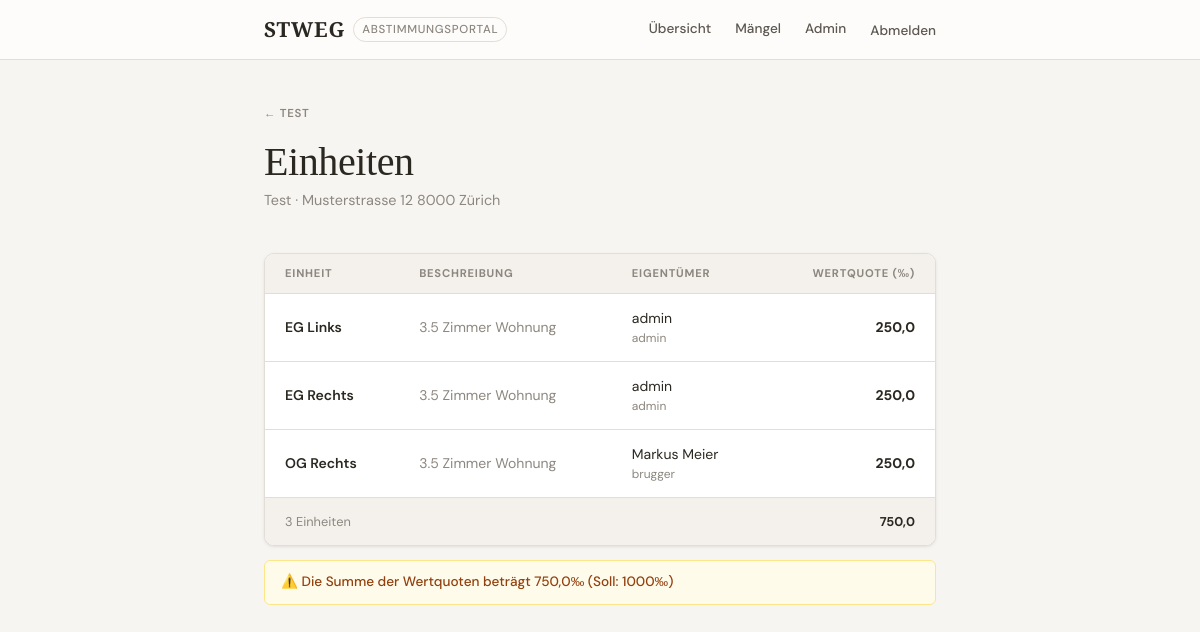
Screenshot of /community/1/einheiten/ (signed in) with the database file from the repository.
### voting/models.py (models this page shows, shortened)
class Community(models.Model):
    name       = models.CharField(max_length=200)
    address    = models.TextField()
    created_at = models.DateTimeField(auto_now_add=True)
    created_by = models.ForeignKey(
        User, on_delete=models.SET_NULL, null=True, blank=True,
        related_name='created_communities',
    )
    quorum = models.DecimalField(
        max_digits=5, decimal_places=1, default=Decimal('0'),
        verbose_name="Quorum (‰)",
        help_text="Mindest-Beteiligung in Wertquoten ‰ für gültige Abstimmung (0 = kein Quorum)",
    )
    def is_admin(self, user):
        return (
            self.created_by == user
            or user.is_staff
            or self.memberships.filter(
                user=user, role=CommunityMembership.Role.MANAGER
            ).exists()
        )
    class Meta:
        verbose_name        = "Gemeinschaft"
        verbose_name_plural = "Gemeinschaften"

class Unit(models.Model):
    community   = models.ForeignKey(Community, on_delete=models.CASCADE, related_name='units')
    owner       = models.ForeignKey(
        User, on_delete=models.SET_NULL, null=True, blank=True,
        related_name='units',
    )
    unit_number = models.CharField(max_length=20, verbose_name="Einheitsnummer")
    description = models.CharField(max_length=200, blank=True)
    quota       = models.DecimalField(max_digits=6, decimal_places=1, verbose_name="Wertquote (‰)")
    class Meta:
        verbose_name        = "Einheit"
        verbose_name_plural = "Einheiten"
        ordering            = ['unit_number']

### voting/views.py (the view)
@login_required
def unit_manage(request, community_id):
    community = get_object_or_404(Community, id=community_id)
    if not community.is_admin(request.user):
        messages.error(request, "Keine Berechtigung.")
        return redirect('voting:dashboard')
    if request.method == 'POST':
        action = request.POST.get('action', 'add')
        if action == 'add':
            form = UnitForm(request.POST)
            if form.is_valid():
                unit           = form.save(commit=False)
                unit.community = community
                unit.save()
                messages.success(request, f"Einheit {unit.unit_number} hinzugefügt.")
                return redirect('voting:unit_manage', community_id=community_id)
        elif action == 'edit':
            unit_id = request.POST.get('unit_id')
            unit    = get_object_or_404(Unit, id=unit_id, community=community)
            form    = UnitForm(request.POST, instance=unit)
            if form.is_valid():
                form.save()
                messages.success(request, f"Einheit {unit.unit_number} aktualisiert.")
                return redirect('voting:unit_manage', community_id=community_id)
    else:
        form = UnitForm()
    units       = community.units.select_related('owner').order_by('unit_number')
    total_quota = sum(u.quota for u in units)
    return render(request, 'voting/unit_manage.html', {
        'community':   community,
        'units':       units,
        'form':        form,
        'total_quota': total_quota,
    })

### voting/templates/voting/unit_manage.html (shortened to what this page needs)
{% extends "voting/base.html" %}
{% block content %}
<a href="{% url 'voting:proposal_list' community.id %}" class="back-link">{{ community.name }}</a>
<div class="page-header flex-between">
    <div>
        <h1>Einheiten</h1>
        <p>{{ community.name }} · {{ community.address }}</p>
    </div>
</div>
{% if units %}
<div class="table-card">
    <table>
        <thead>
            <tr>
                <th>Einheit</th>
                <th>Beschreibung</th>
                <th>Eigentümer</th>
                <th class="th-right">Wertquote (‰)</th>
            </tr>
        </thead>
        <tbody>
        {% for unit in units %}
            <tr>
                <td class="td-strong">{{ unit.unit_number }}</td>
                <td class="td-muted">{{ unit.description|default:"–" }}</td>
                <td>
                    {% if unit.owner %}
                        {{ unit.owner.get_full_name|default:unit.owner.username }}
                        <div class="user-line">{{ unit.owner.username }}</div>
                    {% else %}
                        <span class="badge badge-pending">⏳ Einladung ausstehend</span>
                    {% endif %}
                </td>
                <td class="td-numeric">{{ unit.quota }}</td>
            </tr>
        {% endfor %}
        </tbody>
        <tfoot>
            <tr>
                <td colspan="3" class="td-muted">
                    {{ units|length }} Einheit{% if units|length != 1 %}en{% endif %}
                </td>
                <td class="td-numeric">{{ total_quota }}</td>
            </tr>
        </tfoot>
    </table>
</div>
{% if total_quota != 1000 %}
<div class="info-banner info-banner-warning">
    ⚠️ Die Summe der Wertquoten beträgt {{ total_quota }}‰ (Soll: 1000‰)
</div>
{% endif %}
{% endif %}
{% endblock %}

### voting/static/voting/css/app.css (style rules this page uses)
*, *::before, *::after { box-sizing: border-box; margin: 0; padding: 0; }
:root { --ink: #1C1A17; --ink-light: #4A4640; --ink-faint: #8C877F; --bg: #F7F5F1; --bg-subtle: #EEEBE4; --white: #FDFCFB; --surface: #FFFFFF; --surface-alt: #F4F1EC; --border: #E2DDD5; --border-mid: #D4CFC6; --border-strong: #B8B2A8; --text: #2A2820; --text-secondary:#5C5750; --text-muted: #8C877F; --accent: #1B5E35; --accent-light: #E6F2EB; --accent-border: #A8D4B5; --gold: #B5924C; --gold-light: #D4AF72; --cream: #F8F5F0; --cream-mid: #EDE8DF; --red: #B5302A; --red-light: #FCECEA; --red-border: #F0B8B5; --amber: #92400e; --amber-light: #FFFBEB; --amber-border: #FDE68A; --blue: #1a56db; --blue-light: #E8F0FE; --serif: 'Cormorant Garamond', Georgia, serif; --sans: 'DM Sans', sans-serif; --r-sm: 2px; --r-md: 6px; --r-lg: 10px; --r-pill: 999px; --shadow-xs: 0 1px 2px rgba(0,0,0,.04); --shadow-sm: 0 1px 4px rgba(0,0,0,.06), 0 1px 2px rgba(0,0,0,.04); --shadow-md: 0 4px 12px rgba(0,0,0,.08), 0 2px 4px rgba(0,0,0,.04); --ease: cubic-bezier(.4,0,.2,1); --t-base: 0.18s; --max: 720px; --nav-h: 60px; }
html { scroll-behavior: smooth; }
body { font-family: var(--sans); background: var(--bg); color: var(--text); line-height: 1.5; -webkit-font-smoothing: antialiased; overflow-x: hidden; }
a { color: inherit; }
h1 { font-family: var(--serif); font-size: clamp(1.9rem, 4vw, 2.5rem); font-weight: 300; line-height: 1.2; letter-spacing: -0.01em; color: var(--text); margin-bottom: 0.4rem; }
h1 + p, .page-header > div > p { font-size: 0.9rem; color: var(--text-muted); margin-bottom: 0.8rem; }
.page-header { margin-bottom: 1.75rem; }
.page-header h1 { margin-bottom: 0.25rem; }
.back-link { display: inline-block; font-size: 0.72rem; font-weight: 600; letter-spacing: 0.06em; text-transform: uppercase; color: var(--text-muted); text-decoration: none; padding: 0.25rem 0; margin-bottom: 0.75rem; transition: color var(--t-base); }
.back-link::before { content: '← '; }
.flex-between { display: flex; justify-content: space-between; align-items: flex-start; }
.table-card { background: var(--surface); border: 1px solid var(--border); border-radius: var(--r-lg); overflow: hidden; box-shadow: var(--shadow-sm); margin-bottom: 0.875rem; }
table { width: 100%; border-collapse: collapse; }
th { background: var(--surface-alt); border-bottom: 1px solid var(--border); padding: 0.7rem 1.25rem; text-align: left; font-size: 0.7rem; font-weight: 700; letter-spacing: 0.07em; text-transform: uppercase; color: var(--text-muted); }
th.th-right { text-align: right; }
td { padding: 0.875rem 1.25rem; border-bottom: 1px solid var(--border); vertical-align: middle; font-size: 0.875rem; }
td.td-muted { color: var(--text-muted); }
td.td-strong { font-weight: 600; }
td.td-numeric { text-align: right; font-weight: 700; font-variant-numeric: tabular-nums; }
tr:last-child td { border-bottom: none; }
tfoot td { background: var(--surface-alt); border-top: 1px solid var(--border); font-size: 0.8rem; }
.info-banner { display: flex; align-items: flex-start; gap: 0.6rem; padding: 0.7rem 1rem; border-radius: var(--r-md); font-size: 0.85rem; font-weight: 500; margin-bottom: 1rem; }
.info-banner-warning { background: var(--amber-light); border: 1px solid var(--amber-border); color: var(--amber); }
.user-line { font-size: 0.75rem; color: var(--text-muted); }

### rows the page displays
Community: name "TEST", name "Test", address "Musterstrasse 12 8000 Zürich"
Unit: unit_number "EG Links", description "3.5 Zimmer Wohnung", owner.get_full_name "admin", owner.username "admin", quota "250,0"
Unit: unit_number "EG Rechts", description "3.5 Zimmer Wohnung", owner.get_full_name "admin", owner.username "admin", quota "250,0"
Unit: unit_number "OG Rechts", description "3.5 Zimmer Wohnung", owner.get_full_name "Markus Meier", owner.username "brugger", quota "250,0"

### other values shown
{{ units|length }} "3"
{{ total_quota }} "750,0"
